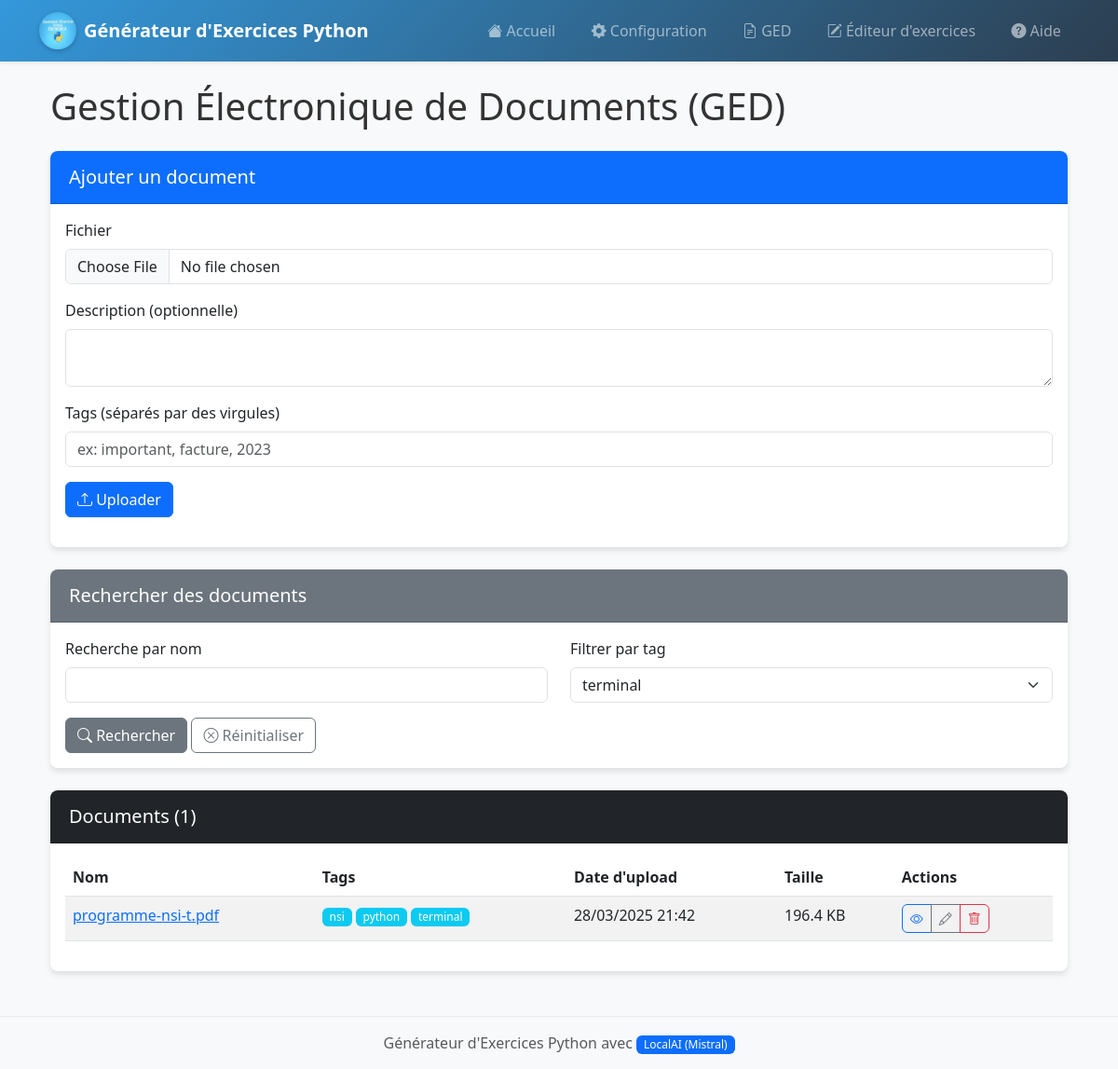
The page /ged/search?tag=terminal on the database its author committed.
### app.py (models this page shows)
class Document(db.Model):
    id = db.Column(db.Integer, primary_key=True)
    nom_fichier = db.Column(db.String(255), nullable=False)
    nom_unique = db.Column(db.String(36), unique=True)  # UUID4
    date_upload = db.Column(db.DateTime, default=db.func.current_timestamp())
    taille_fichier = db.Column(db.Integer)  # Taille en octets
    type_mime = db.Column(db.String(100))  # Type MIME du fichier
    description = db.Column(db.Text)  # Description optionnelle
    user_id = db.Column(db.Integer)
    tags = db.relationship('Tag', secondary='document_tags', backref='documents')

class Tag(db.Model):
    id = db.Column(db.Integer, primary_key=True)
    nom = db.Column(db.String(50), unique=True)

### app.py (the view)
@app.route('/ged/search')
def search_documents():
    query = request.args.get('q', '')
    tag = request.args.get('tag', '')
    documents_query = Document.query
    if query:
        documents_query = documents_query.filter(Document.nom_fichier.ilike(f'%{query}%'))
    if tag:
        documents_query = documents_query.join(Document.tags).filter(Tag.nom == tag)
    documents = documents_query.order_by(Document.date_upload.desc()).all()
    tags = Tag.query.order_by(Tag.nom).all()
    return render_template('ged.html', documents=documents, tags=tags, query=query, selected_tag=tag)

### templates/ged.html (shortened to what this page needs)
{% extends "layout.html" %}
{% block content %}
<div class="container">
    <h1 class="mb-4">Gestion Électronique de Documents (GED)</h1>
    <div class="card mb-4">
        <div class="card-header bg-primary text-white">
            <h5 class="mb-0">Ajouter un document</h5>
        </div>
        <div class="card-body">
            <form id="uploadForm" enctype="multipart/form-data">
                <div class="mb-3">
                    <label for="file" class="form-label">Fichier</label>
                    <input type="file" class="form-control" id="file" name="file" required>
                </div>
                <div class="mb-3">
                    <label for="description" class="form-label">Description (optionnelle)</label>
                    <textarea class="form-control" id="description" name="description" rows="2"></textarea>
                </div>
                <div class="mb-3">
                    <label for="tags" class="form-label">Tags (séparés par des virgules)</label>
                    <input type="text" class="form-control" id="tags" name="tags" placeholder="ex: important, facture, 2023">
                </div>
                <button type="submit" class="btn btn-primary">
                    <i class="bi bi-upload"></i> Uploader
                </button>
            </form>
        </div>
    </div>
    <div class="card mb-4">
        <div class="card-header bg-secondary text-white">
            <h5 class="mb-0">Rechercher des documents</h5>
        </div>
        <div class="card-body">
            <form action="{{ url_for('search_documents') }}" method="get">
                <div class="row">
                    <div class="col-md-6 mb-3">
                        <label for="q" class="form-label">Recherche par nom</label>
                        <input type="text" class="form-control" id="q" name="q" value="{{ query|default('') }}">
                    </div>
                    <div class="col-md-6 mb-3">
                        <label for="tag" class="form-label">Filtrer par tag</label>
                        <select class="form-select" id="tag" name="tag">
                            {% for tag in tags %}
                            <option value="{{ tag.nom }}" {% if selected_tag == tag.nom %}selected{% endif %}>{{ tag.nom }}</option>
                            {% endfor %}
                        </select>
                    </div>
                </div>
                <button type="submit" class="btn btn-secondary">
                    <i class="bi bi-search"></i> Rechercher
                </button>
                {% if query or selected_tag %}
                <a href="{{ url_for('ged') }}" class="btn btn-outline-secondary">
                    <i class="bi bi-x-circle"></i> Réinitialiser
                </a>
                {% endif %}
            </form>
        </div>
    </div>
    <div class="card">
        <div class="card-header bg-dark text-white">
            <h5 class="mb-0">Documents ({{ documents|length }})</h5>
        </div>
        <div class="card-body">
            {% if documents %}
            <div class="table-responsive">
                <table class="table table-striped table-hover">
                    <thead>
                        <tr>
                            <th>Nom</th>
                            <th>Tags</th>
                            <th>Date d'upload</th>
                            <th>Taille</th>
                            <th>Actions</th>
                        </tr>
                    </thead>
                    <tbody>
                        {% for document in documents %}
                        <tr>
                            <td>
                                <a href="{{ url_for('view_document', document_id=document.id) }}" target="_blank">
                                    {{ document.nom_fichier }}
                                </a>
                            </td>
                            <td>
                                {% for tag in document.tags %}
                                <a href="{{ url_for('search_documents', tag=tag.nom) }}" class="badge bg-info text-decoration-none">
                                    {{ tag.nom }}
                                </a>
                                {% endfor %}
                            </td>
                            <td>{{ document.date_upload.strftime('%d/%m/%Y %H:%M') }}</td>
                            <td>{{ (document.taille_fichier / 1024)|round(1) }} KB</td>
                            <td>
                                <div class="btn-group">
                                    <a href="{{ url_for('view_document', document_id=document.id) }}" class="btn btn-sm btn-outline-primary" target="_blank" title="Voir">
                                        <i class="bi bi-eye"></i>
                                    </a>
                                    <a href="{{ url_for('edit_document', document_id=document.id) }}" class="btn btn-sm btn-outline-secondary" title="Modifier">
                                        <i class="bi bi-pencil"></i>
                                    </a>
                                    <button type="button" class="btn btn-sm btn-outline-danger" data-bs-toggle="modal" data-bs-target="#deleteModal{{ document.id }}" title="Supprimer">
                                        <i class="bi bi-trash"></i>
                                    </button>
                                </div>
                            </td>
                        </tr>
                        {% endfor %}
                    </tbody>
                </table>
            </div>
            {% else %}
            <div class="alert alert-info">
                <i class="bi bi-info-circle"></i> Aucun document trouvé.
            </div>
            {% endif %}
        </div>
    </div>
</div>
{% endblock %}

### static/style.css (style rules this page uses)
:root { --primary-color: #3498db; --secondary-color: #2c3e50; --accent-color: #e74c3c; --success-color: #2ecc71; --warning-color: #f39c12; --info-color: #3498db; --light-color: #ecf0f1; --dark-color: #2c3e50; --transition-speed: 0.3s; --box-shadow: 0 4px 6px rgba(0, 0, 0, 0.1); --hover-shadow: 0 6px 12px rgba(0, 0, 0, 0.15); }
body { font-family: 'Segoe UI', Tahoma, Geneva, Verdana, sans-serif; background-color: #f8f9fa; color: #333; transition: background-color var(--transition-speed); }
.card { box-shadow: var(--box-shadow); border: none; margin-bottom: 1.5rem; transition: all var(--transition-speed); border-radius: 0.5rem; overflow: hidden; }
.card-header { font-weight: 600; padding: 1rem 1.25rem; }
.card { animation: fadeIn 0.5s ease-out; }
.form-label { font-weight: 500; transition: all var(--transition-speed); }
.form-select, .form-control { transition: all var(--transition-speed); border-radius: 0.375rem; }
.btn { transition: all var(--transition-speed); border-radius: 0.375rem; position: relative; overflow: hidden; }
.btn::after { content: ''; position: absolute; top: 50%; left: 50%; width: 5px; height: 5px; background: rgba(255, 255, 255, 0.5); opacity: 0; border-radius: 100%; transform: scale(1, 1) translate(-50%, -50%); transform-origin: 50% 50%; }
.badge { transition: all var(--transition-speed); font-weight: 500; }

### rows shown on the page
Document: nom_fichier "programme-nsi-t.pdf", date_upload "28/03/2025 21:42", (document.taille_fichier/1024)|round(1) "196.4"
Tag: nom "nsi"
Tag: nom "python"
Tag: nom "terminal"

### other values the page prints
{{ documents|length }} "1"
form field tag "terminal"
